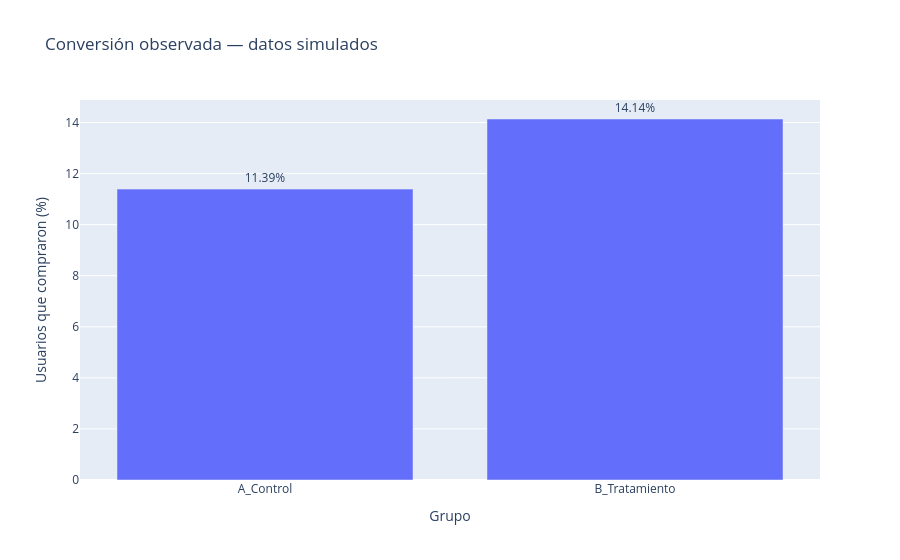

Here is the notebook cell this chart was saved with:
### Code cell
grafico = tabla.reset_index()
grafico["conversion_pct"] = grafico["tasa_conversion"] * 100
fig = px.bar(grafico, x="grupo", y="conversion_pct", text="conversion_pct",
             title="Conversión observada — datos simulados",
             labels={"conversion_pct": "Usuarios que compraron (%)", "grupo": "Grupo"})
fig.update_traces(texttemplate="%{text:.2f}%", textposition="outside")
fig.update_yaxes(rangemode="tozero")
fig.show()

### Figure 1 — Plotly figure (JSON) as saved in the notebook; plotly's stock layout.template omitted (floating-point values rounded to 4 significant figures)
{"data": [{"hovertemplate": "Grupo=%{x}<br>Usuarios que compraron (%)=%{text}<extra></extra>", "legendgroup": "", "marker": {"color": "#636efa", "pattern": {"shape": ""}}, "name": "", "orientation": "v", "showlegend": false, "text": [11.39, 14.14], "textposition": "outside", "texttemplate": "%{text:.2f}%", "type": "bar", "x": ["A_Control", "B_Tratamiento"], "xaxis": "x", "y": [11.39, 14.14], "yaxis": "y"}], "layout": {"barmode": "relative", "legend": {"tracegroupgap": 0}, "title": {"text": "Conversión observada — datos simulados"}, "xaxis": {"anchor": "y", "domain": [0, 1], "title": {"text": "Grupo"}}, "yaxis": {"anchor": "x", "domain": [0, 1], "rangemode": "tozero", "title": {"text": "Usuarios que compraron (%)"}}}}
